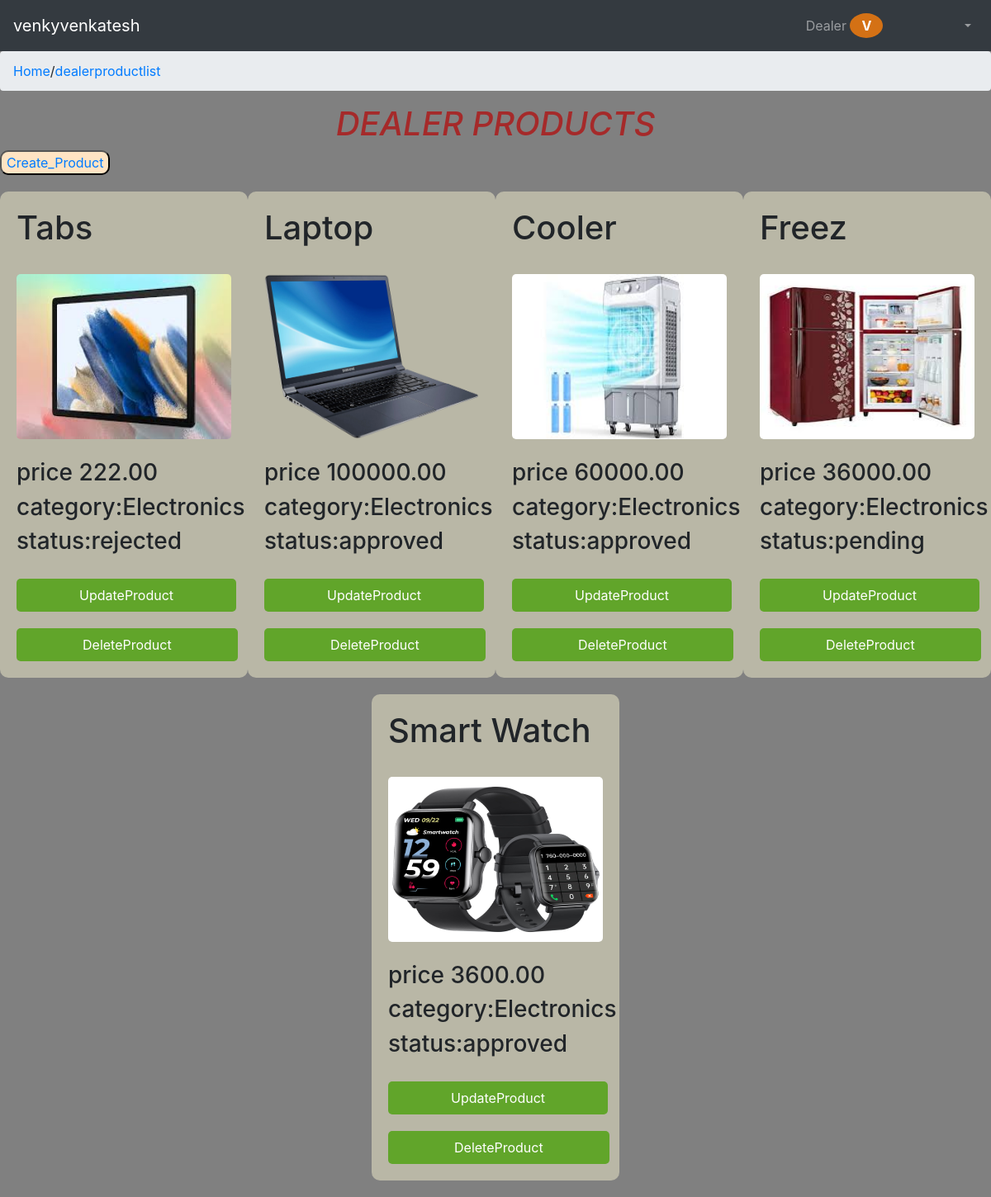
The app's page /dealerproductlist/ (signed in) with its own data.
### reg_app/models.py (models this page shows, shortened)
class CustomUser(AbstractUser):
    USER_ROLES = (
        ('user','User'),
        ('dealer','Dealer'),
        ('admin','Admin'),
    )
    Address=models.CharField(max_length=100,blank=True,null=True)
    city=models.CharField(max_length=100,blank=True,null=True)
    pincode=models.IntegerField(blank=True,null=True)
    mobile_no=models.IntegerField(blank=True,null=True)
    user=models.BooleanField(default=False)
    dealer=models.BooleanField(default=False)
    admin=models.BooleanField(default=False)

class product(models.Model):
    STATUS_CHOICES = (
        ('pending', 'Pending'),
        ('approved', 'Approved'),
        ('rejected', 'Rejected'),)
    pname=models.CharField(max_length=100)
    qty=models.IntegerField(default=1)
    price=models.DecimalField(max_digits=10,decimal_places=2)
    img=models.ImageField()
    dealer=models.ForeignKey(CustomUser,on_delete=models.CASCADE,null=True,blank=True)
    category=models.ForeignKey(Category,on_delete=models.CASCADE,null=True,blank=True)
    status = models.CharField(max_length=10, choices=STATUS_CHOICES, default='pending')

class Category(models.Model):
    category=models.CharField(max_length=100,unique=True)
    def __str__(self):
        return self.category

### reg_app/views.py (the view)
# urls.py: path('dealerproductlist/',dealerproductlist,name='dealerproductlist'),
def dealerproductlist(request):
    products =product.objects.filter(dealer=request.user)
    return render(request,'dealerproductlist.html',{'products':products})

### templates/dealerproductlist.html (shortened to what this page needs)
{% extends 'base.html' %}
{% load static %}
{% block title %}
<link rel="stylesheet" href="{% static 'css/c3.css' %}">
{% endblock %}
{% block block_body %}
<center>
<i><h1 style="color: brown;">DEALER PRODUCTS</h1></i>
</center>
<button><a href="{% url 'create_product' %}">Create_Product</a></button>
<div class="product-container">
{% for product in products %}
<div class="product">
 <b> <h1> {{product.pname}}</h1></b>
   <br>
<img src="{{product.img.url}}" alt="" height="200px" width="200px">
   <br><br>
   <h3>price {{product.price}}</h3>
   <h3>category:{{product.category}}</h3>
   <h3>status:{{product.status}}</h3>
 <button>  <a href="{% url 'updateproduct' product.id %}" class="nav-link">UpdateProduct</a></button>
 <form method="post" action="{% url 'deleteproduct' product.id %}">
    <button type="submit" class="btn btn-danger" style="padding: 8px 80px;">DeleteProduct</button>
</form>
 </div>
   {% endfor %}
   </div>
{% endblock %}

### templates/base.html (shortened to what this page needs)
{% load static %}
<!doctype html>
<html lang="en">
<head>
    <link rel="stylesheet" href="https://cdn.jsdelivr.net/npm/bootstrap@4.6.2/dist/css/bootstrap.min.css">
    <title>{% block title %}Online_Shop{% endblock %}</title>
    <link rel="stylesheet" href="{% static 'css/style.css' %}">
</head>
<body>
    <nav class="navbar navbar-expand-lg navbar-dark bg-dark">
        <a class="navbar-brand" href="#">{{user.username}}</a>
        <div class="collapse navbar-collapse" id="navbarSupportedContent">
            <ul class="navbar-nav ml-auto">
                {% if user.dealer %}
                <li class="nav-item dropdown">
                    <a class="nav-link dropdown-toggle" href="#" id="navbarDropdown" role="button" data-toggle="dropdown" aria-haspopup="true" aria-expanded="false">
                        {% if user.profile.picture %}
                        <img src="{{ user.profile.picture.url }}" alt="Profile Picture" class="profile-picture">
                        {% else %}
                        Dealer
                        <div class="user-profile-icon">
                        {{ user.username|first|upper }}
                        </div>
                        {% endif %}
                    </a>
                </li>
                {% endif %}
            </ul>
        </div>
    </nav>
    <nav aria-label="breadcrumb">
        <ol id="breadcrumb" class="breadcrumb">
        </ol>
    </nav>
</body>
{% block block_body %}
{% endblock %}
</html>

### static/css/c3.css (style rules this page uses)
.product-container { display: flex; flex-wrap: wrap; justify-content: space-around; margin-top: 20px; }
.product { width: 300px; background-color: rgba(199, 197, 176, 0.8); border-radius: 10px; padding: 20px; margin-bottom: 20px; }
.product img { width: 260px; height: 200px; border-radius: 5px; }
.product button { background-color: rgb(97, 165, 42); color: white; border: none; padding: 0px 60px; margin-top: 20px; border-radius: 5px; text-decoration: none; cursor: pointer; }
.product button a { color: white; text-decoration: none; }
button { border-radius: 10px; background-color: bisque; }
body { background-color:gray; }

### static/css/style.css (style rules this page uses)
.user-profile-icon { width: 40px; height: 30px; border-radius: 50%; object-fit: cover; display: inline-block; line-height: 30px; text-align: center; border-radius: 50%; background-color: rgb(212, 113, 21); color: #ffffff; font-weight: bold; text-transform: uppercase; margin-right: 90px; }

### records on screen
CustomUser: username "venkyvenkatesh", username|first "V"
product: pname "Tabs", img (picture), price "222.00", category "Electronics", status "rejected"
product: pname "Laptop", img (picture), price "100000.00", category "Electronics", status "approved"
product: pname "Cooler", img (picture), price "60000.00", category "Electronics", status "approved"
product: pname "Freez", img (picture), price "36000.00", category "Electronics", status "pending"
product: pname "Smart Watch", img (picture), price "3600.00", category "Electronics", status "approved"
